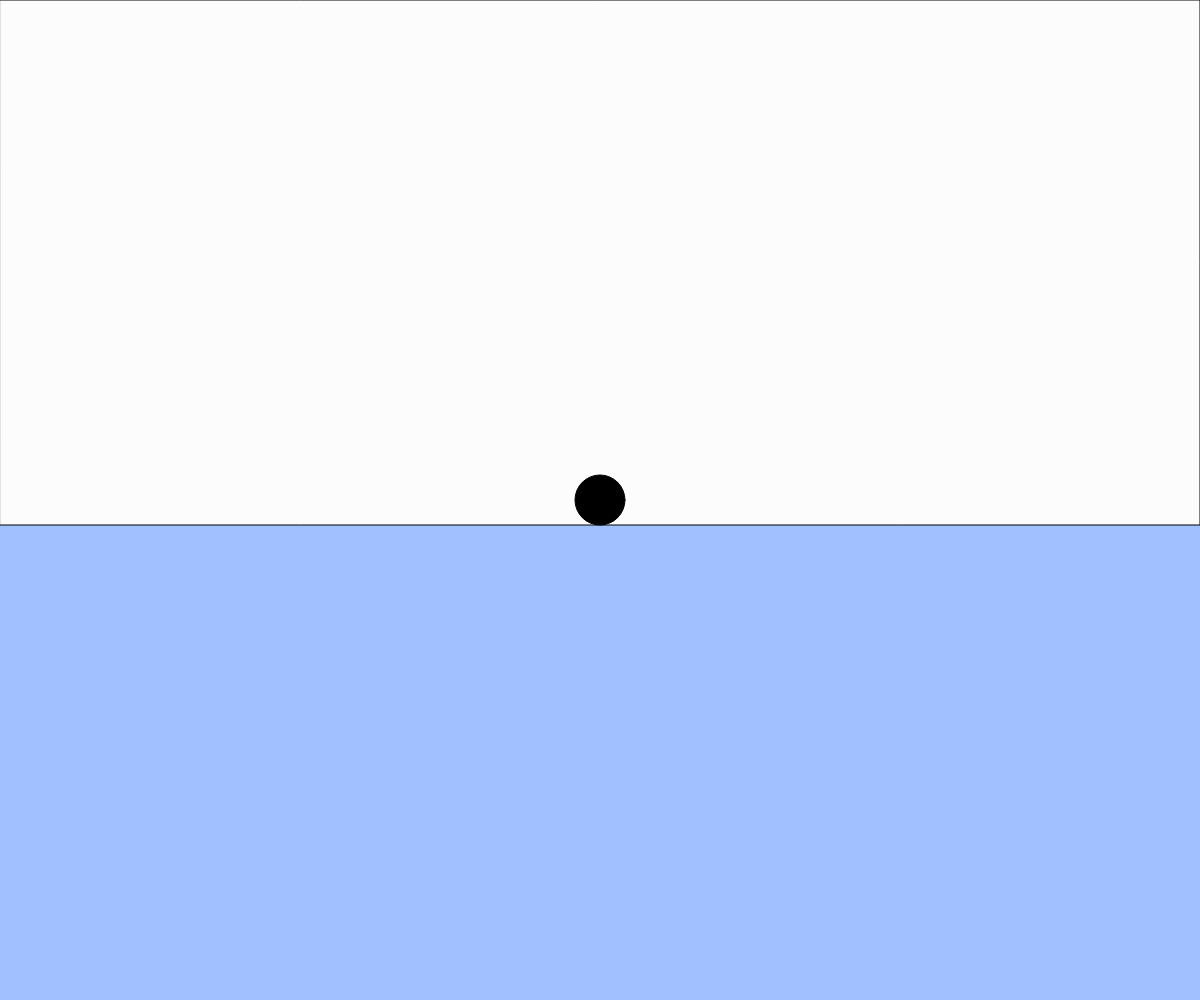
Frame 1 (no input)
Frame 60 (no input): identical to frame 1, image omitted
Frame 120 (the mouse pressed at the canvas centre since frame 60): identical to frame 1, image omitted

The p5.js sketch that drew this single still picture (run headless with seeded random() and noise() and a simulated clock; from frame 60 on, the mouse is pressed at the canvas centre):

// p5.js sketch
// ── sketch.js
// テキスト「キーボード操作に反応する」
let x, y, t;

function setup(){
  createCanvas(windowWidth, windowHeight);
  x = width / 2;
  y = height / 2;
  t = 0
  
}

function draw(){
  background(160, 192, 255);
  fill(252);
  rect(0,0,windowWidth,(windowHeight / 2) + 25);
  fill(0);
  ellipse(x, y, 50);
  t=0
   if (keyIsDown(" ".charCodeAt(0))){ t = 5}
  if(keyIsDown(LEFT_ARROW)){ x -= 5 + t; }
  if(keyIsDown(RIGHT_ARROW)){ x += 5 + t; }
  //if(keyIsDown(UP_ARROW)){ y -= 5; }
  //if(keyIsDown(DOWN_ARROW)){ y += 5; }
  //if(keyIsDown("A".charCodeAt(0))){ x+= 10; }
  //if(keyIsDown(" ".charCodeAt(0))){ x-= 10; }
 
  
}

// イベントハンドラを使用するパターン
// function keyPressed(){
//   if(keyCode == LEFT_ARROW){ x -= 5; }
//   else if(keyCode == RIGHT_ARROW){ x+= 5; }
//   else if(keyCode == DOWN_ARROW){ y += 5; }
//   else if(keyCode == UP_ARROW){ y -= 5; }
//   else if(key == "A"){ x += 10; }
// }

function windowResized(){
  resizeCanvas(windowWidth, windowHeight);
}
